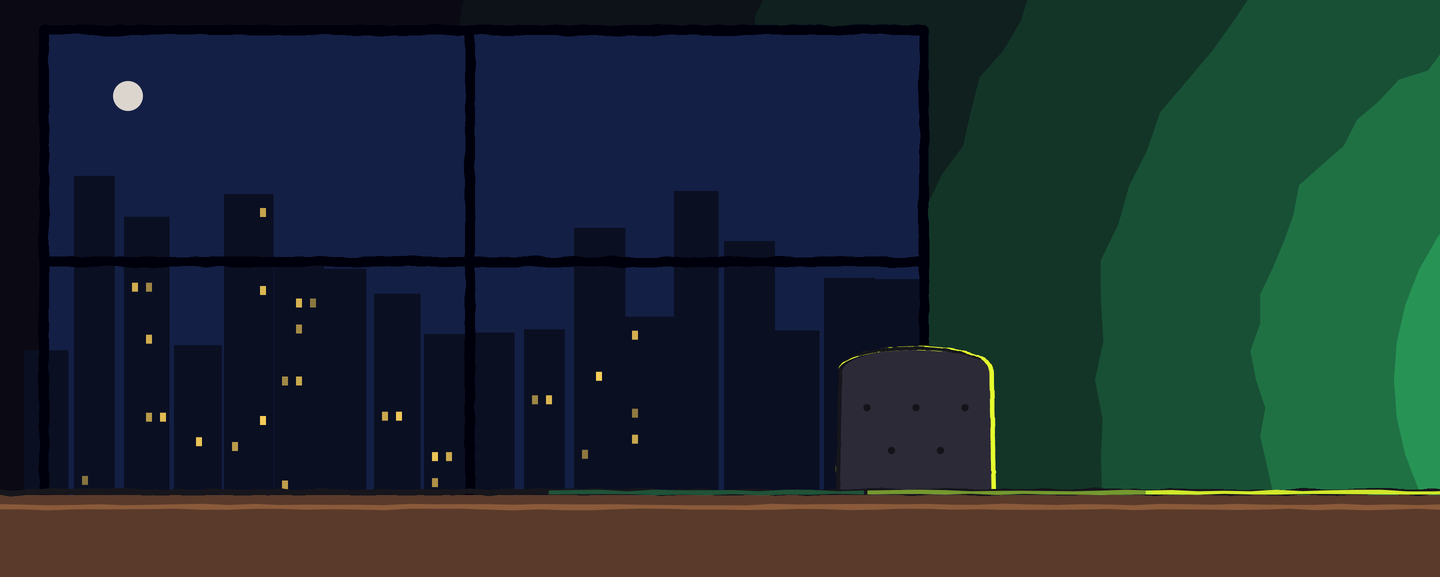
#> input picture games/out-of-scope/handin-2026-10-21/design-pass-A/bug/backdrop.png, 1440 x 577 px, found by its file name
$ python compose_check.py desktop bug/backdrop.png bug/poster.png out.png
#> lines starting #> are read from the running program, lines starting #| are printed output that depends on the picture
#!/usr/bin/env python3
"""Round-3 backdrop check: the poster over the backdrop where a game page hero sits.

  python3 work/round3/compose_check.py desktop bug/backdrop.png bug/poster.png out.png
  python3 work/round3/compose_check.py phone bug/backdrop-phone.png bug/poster.png out.png

Desktop: the poster at 685 px wide in two plausible hero spots (left column; centred in the left 70 %),
the info rail as the right 30 % with stand-in grey copy bars and a stand-in Play pill, then the bare
backdrop, and a greyscale squint of the first layout (does the poster still lead?).
Phone: the poster as the phone page shows it (4:3 around the focus in publish.json), full width under
a stand-in top bar, stand-in copy and Play below it; plus the bare backdrop.
Everything drawn here except the two pictures is a stand-in, labelled as such.
"""
import json, sys
from PIL import Image, ImageDraw, ImageFont, ImageOps

F = '/home/claude/designpass/pack/tools/fonts/'
EMBER, NIGHT = (255, 90, 54), (11, 9, 16)


def font(n, s):
    try: return ImageFont.truetype(F + n, s)
    except Exception: return ImageFont.load_default()


def focus():
    try: f = json.load(open('/home/claude/designpass/bug/publish.json'))['focus']; return f['x'], f['y']
    except Exception: return .5, .5


def cover(im, w, h, fx=.5, fy=.5):
    s = max(w / im.width, h / im.height)
    big = im.resize((max(w, round(im.width * s)), max(h, round(im.height * s))), Image.LANCZOS)
    x = int(min(max(fx * big.width - w / 2, 0), big.width - w)); y = int(min(max(fy * big.height - h / 2, 0), big.height - h))
    return big.crop((x, y, x + w, y + h))


def rail(d, x0, y0, x1, scale=1.0, label=True):
    """stand-in info rail copy: title, maker, a Play pill, two lines of copy"""
    g = (226, 222, 214); g2 = (150, 146, 160)
    d.rectangle((x0, y0, x0 + int(230 * scale), y0 + int(26 * scale)), fill=g)
    d.rectangle((x0, y0 + int(40 * scale), x0 + int(140 * scale), y0 + int(52 * scale)), fill=g2)
    py = y0 + int(76 * scale)
    d.rounded_rectangle((x0, py, x0 + int(150 * scale), py + int(44 * scale)), radius=int(22 * scale), fill=EMBER)
    d.text((x0 + int(50 * scale), py + int(12 * scale)), 'Play', fill=(20, 10, 10), font=font('InstrumentSans-Bold.ttf', int(18 * scale)))
    for i, w in enumerate((300, 270, 210)):
        yy = py + int((70 + i * 22) * scale); d.rectangle((x0, yy, x0 + int(w * scale), yy + int(10 * scale)), fill=g2)
    if label: d.text((x0, py + int(150 * scale)), 'stand-in rail', fill=(120, 116, 130), font=font('GeistMono-Regular.ttf', int(11 * scale)))


def desktop(bd, po, out):
#> called with bd = 'bug/backdrop.png', po = 'bug/poster.png', out = 'out.png'
    B = Image.open(bd).convert('RGB'); P = Image.open(po).convert('RGB')
#> in desktop, B is the input picture: PIL image 1440x577 RGB; mean R, G, B 30.2, 45.2, 48.9
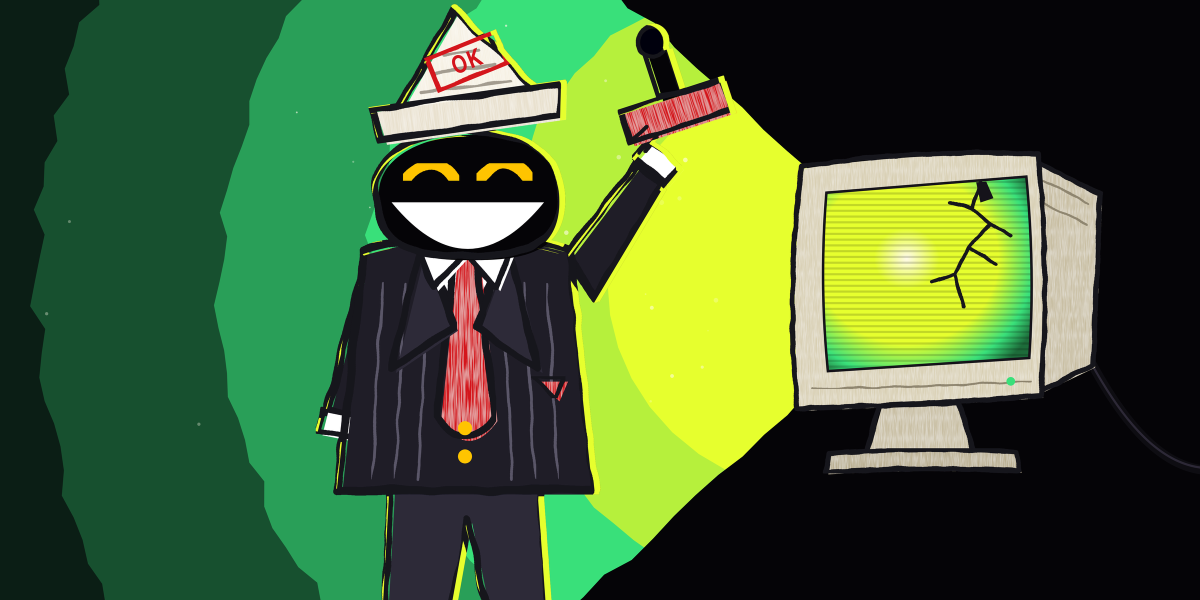
#> input picture games/out-of-scope/handin-2026-10-21/design-pass-A/bug/poster.png, 2400 x 1200 px, found by its file name (shown at 1/2 size)
#> in desktop, P is the input picture: PIL image 2400x1200 RGB; mean R, G, B 68.2, 97.9, 51.8
    W, H = B.size; pw = 685; ph = round(pw * P.height / P.width); Ps = P.resize((pw, ph), Image.LANCZOS)
#> after `W, H = B.size`: W = 1440; H = 577
#> after `ph = round(pw * P.height / P.width)`: ph = 342
    spots = [('hero left column (x 64, y 112)', 64, 112), ('hero centred in the left 70 % (x 161, y 112)', 161, 112)]
    pad = 30; S = Image.new('RGB', (W + 2 * pad, (H + 50) * 4 + pad), (40, 40, 44)); d = ImageDraw.Draw(S)
    first = None
    for i, (name, x, y) in enumerate(spots):
        C = B.copy(); C.paste(Ps, (x, y)); cd = ImageDraw.Draw(C)
        cd.rectangle((0, 0, W, 56), outline=(90, 86, 100)); cd.text((16, 20), 'stand-in top bar', fill=(120, 116, 130), font=font('GeistMono-Regular.ttf', 11))
        cd.line((int(W * .7), 56, int(W * .7), H), fill=(90, 86, 100))
        rail(cd, int(W * .7) + 40, 112, W)
        if first is None: first = C
        oy = pad + i * (H + 50); S.paste(C, (pad, oy)); d.text((pad, oy + H + 8), name + ' · poster 685 px wide · info rail = right 30 %', fill=(220, 220, 220), font=font('GeistMono-Regular.ttf', 13))
#> this loop made 2 passes
#> pass 1, in desktop, `if first is None: first = C`:
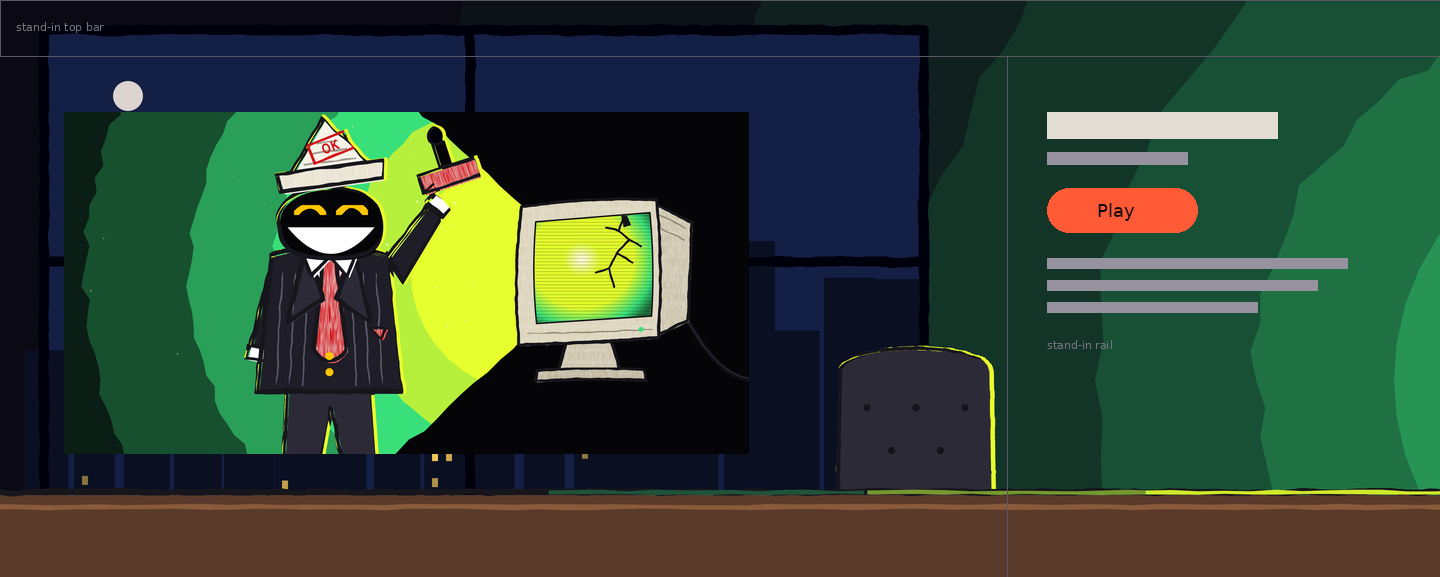
#> first: PIL image 1440x577 RGB; mean R, G, B 50.3, 68.8, 52.4
#> after the loop:
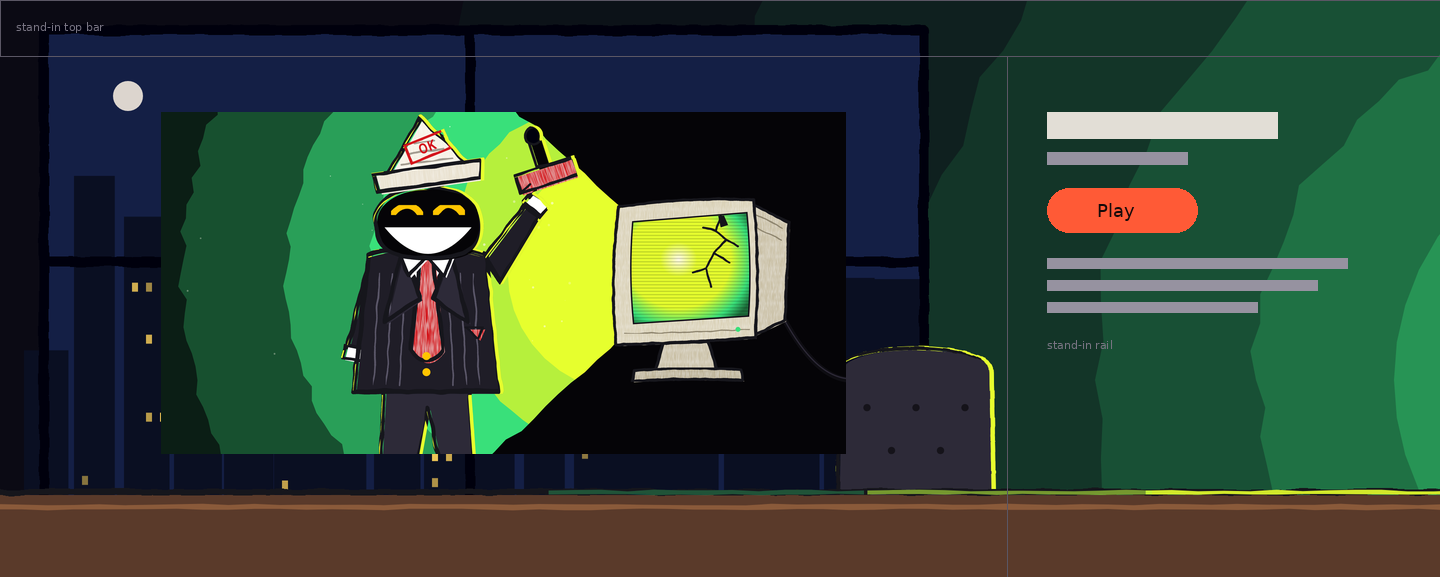
#> C: PIL image 1440x577 RGB; mean R, G, B 50.2, 68.8, 52.1
#> after the loop:
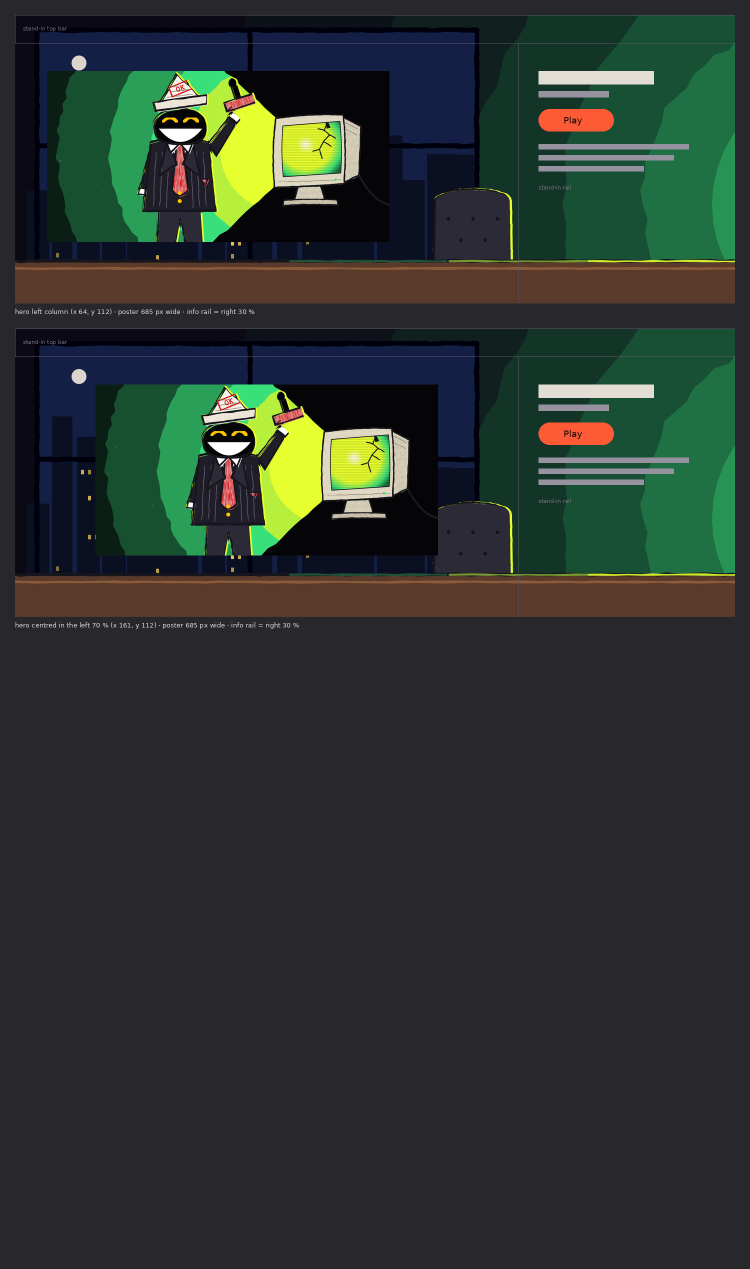
#> S: PIL image 1500x2538 RGB (shown at 1/2 size); mean R, G, B 44.6, 52.7, 47.7
    oy = pad + 2 * (H + 50); S.paste(B, (pad, oy)); d.text((pad, oy + H + 8), 'backdrop alone', fill=(220, 220, 220), font=font('GeistMono-Regular.ttf', 13))
#> after `oy = pad + 2 * (H + 50)`: oy = 1284
    oy = pad + 3 * (H + 50); S.paste(ImageOps.grayscale(first).convert('RGB'), (pad, oy)); d.text((pad, oy + H + 8), 'greyscale squint of the first layout: the poster should be the lightest, busiest thing', fill=(220, 220, 220), font=font('GeistMono-Regular.ttf', 13))
#> after `oy = pad + 3 * (H + 50)`: oy = 1911
#> after `S.paste(ImageOps.grayscale(first).convert('RGB'), (pad, oy))`:
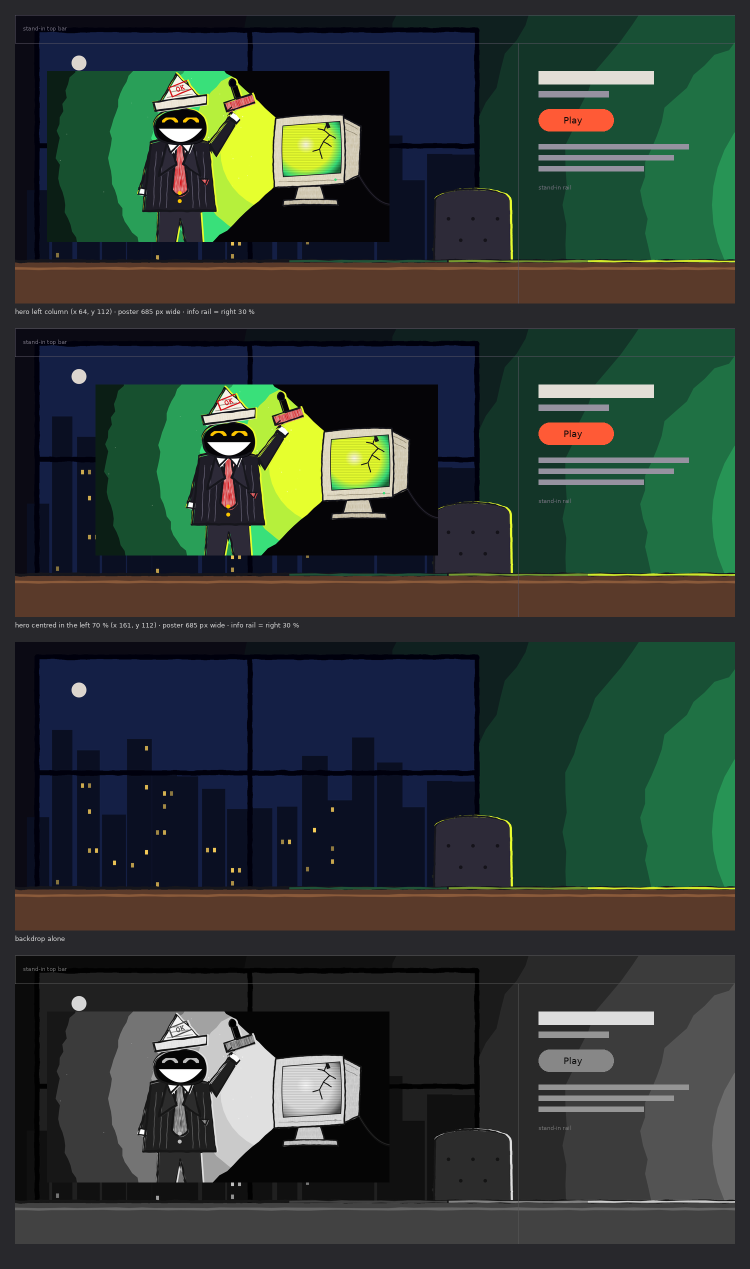
#> S: PIL image 1500x2538 RGB (shown at 1/2 size); mean R, G, B 47.1, 58.5, 52.6
    S.save(out); print('wrote', out)
#| wrote out.png


def phone(bd, po, out):
    B = Image.open(bd).convert('RGB'); P = Image.open(po).convert('RGB'); W, H = B.size
    fx, fy = focus(); top = 56; ph = round(W * 3 / 4); crop = cover(P, W, ph, fx, fy)
    C = B.copy(); C.paste(crop, (0, top)); cd = ImageDraw.Draw(C)
    cd.rectangle((0, 0, W, top), outline=(90, 86, 100)); cd.text((10, 22), 'stand-in top bar', fill=(120, 116, 130), font=font('GeistMono-Regular.ttf', 10))
    rail(cd, 16, top + ph + 22, W, scale=1.0)
    C2 = B.copy(); inset = 16; pw2 = W - 2 * inset; ph2 = round(pw2 * 3 / 4); C2.paste(cover(P, pw2, ph2, fx, fy), (inset, top + 12)); cd2 = ImageDraw.Draw(C2)
    rail(cd2, 16, top + 12 + ph2 + 22, W, scale=1.0)
    pad = 24; S = Image.new('RGB', (W * 4 + pad * 5, H + 70), (40, 40, 44)); d = ImageDraw.Draw(S)
    for i, (im, name) in enumerate(((C, '4:3 full width'), (C2, '4:3 inset 16'), (B, 'backdrop alone'), (ImageOps.grayscale(C).convert('RGB'), 'greyscale squint'))):
        S.paste(im, (pad + i * (W + pad), pad)); d.text((pad + i * (W + pad), pad + H + 8), name, fill=(220, 220, 220), font=font('GeistMono-Regular.ttf', 12))
    S.save(out); print('wrote', out)


if __name__ == '__main__':
    m = sys.argv[1]
    (desktop if m == 'desktop' else phone)(*sys.argv[2:5])
